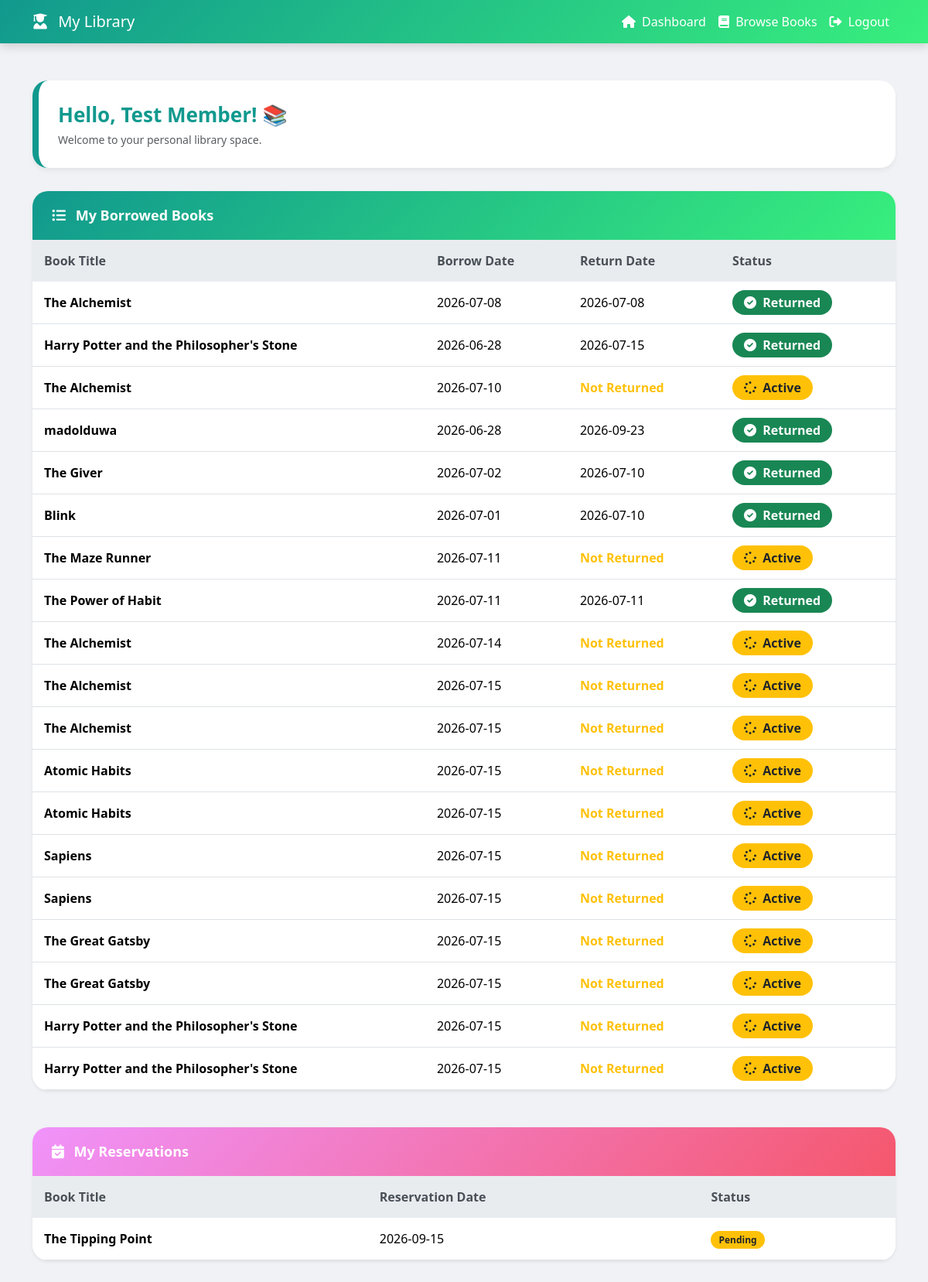
/user_dashboard.php (signed in), run on the app's committed database.
### tables this page shows
CREATE TABLE `reservation` (
  `reservation_id` int(11) NOT NULL,
  `user_id` int(11) NOT NULL,
  `book_id` int(11) NOT NULL,
  `reservation_date` date NOT NULL,
  `status` varchar(20) DEFAULT 'Pending'
);

CREATE TABLE `books` (
  `book_id` int(11) NOT NULL,
  `title` varchar(150) NOT NULL,
  `author` varchar(100) NOT NULL,
  `category_id` int(11) NOT NULL,
  `quantity` int(11) NOT NULL DEFAULT 0,
  `status` varchar(20) DEFAULT 'Good'
);

### user_dashboard.php (the view, shortened to what this page needs)
<?php
include 'config.php';
$user_id = $_SESSION['user_id'];
$my_books = mysqli_query($conn, "SELECT bk.title, b.borrow_date, b.return_date, b.status
                                 FROM Borrow b JOIN Books bk ON b.book_id = bk.book_id
                                 WHERE b.user_id = '$user_id'");
$my_reservations = mysqli_query($conn, "SELECT bk.title, r.reservation_date, r.status
                                       FROM Reservation r
                                       JOIN Books bk ON r.book_id = bk.book_id
                                       WHERE r.user_id = '$user_id'");
?>
<!DOCTYPE html>
<html lang="en">
<head>
    <link href="https://cdn.jsdelivr.net/npm/bootstrap@5.3.3/dist/css/bootstrap.min.css" rel="stylesheet">
    <link rel="stylesheet" href="https://cdnjs.cloudflare.com/ajax/libs/font-awesome/6.0.0/css/all.min.css">
</head>
<body>
    <nav class="navbar navbar-expand-lg">
        <div class="container">
            <a class="navbar-brand" href="user_dashboard.php"><i class="fas fa-user-graduate me-2"></i> My Library</a>
            <div class="collapse navbar-collapse">
                <ul class="navbar-nav ms-auto">
                    <li class="nav-item"><a class="nav-link" href="user_dashboard.php"><i class="fas fa-home me-1"></i> Dashboard</a></li>
                    <li class="nav-item"><a class="nav-link" href="view_books.php"><i class="fas fa-book me-1"></i> Browse Books</a></li>
                    <li class="nav-item"><a class="nav-link text-danger" href="logout.php"><i class="fas fa-sign-out-alt me-1"></i> Logout</a></li>
                </ul>
            </div>
        </div>
    </nav>
    <div class="container mt-5 mb-5">
        <div class="welcome-section">
            <div>
                <div class="welcome-text">Hello, <?php echo $_SESSION['name']; ?>! 📚</div>
                <small class="text-muted">Welcome to your personal library space.</small>
            </div>
        </div>
        <div class="card main-card shadow-sm">
            <div class="card-header">
                <i class="fas fa-list-ul me-2"></i> My Borrowed Books
            </div>
            <div class="card-body p-0">
                <div class="table-responsive">
                    <table class="table table-hover mb-0">
                        <thead>
                            <tr>
                                <th>Book Title</th>
                                <th>Borrow Date</th>
                                <th>Return Date</th>
                                <th>Status</th>
                            </tr>
                        </thead>
                        <tbody>
                            <?php if(mysqli_num_rows($my_books) > 0): ?>
                                <?php while($row = mysqli_fetch_assoc($my_books)): ?>
                                <tr>
                                    <td><b><?php echo $row['title']; ?></b></td>
                                    <td><?php echo $row['borrow_date']; ?></td>
                                    <td>
                                        <?php echo $row['return_date'] ? $row['return_date'] : '<span class="text-warning fw-bold">Not Returned</span>'; ?>
                                    </td>
                                    <td>
                                        <?php if($row['status'] == 'Borrowed'): ?>
                                            <span class="status-badge-active"><i class="fas fa-spinner me-1"></i> Active</span>
                                        <?php else: ?>
                                            <span class="status-badge-returned"><i class="fas fa-check-circle me-1"></i> Returned</span>
                                        <?php endif; ?>
                                    </td>
                                </tr>
                                <?php endwhile; ?>
                            <?php endif; ?>
                        </tbody>
                    </table>
                </div>
            </div>
        </div>
        <div class="card main-card shadow-sm mt-5">
            <div class="card-header" style="background: linear-gradient(135deg, #f093fb 0%, #f5576c 100%);">
                <i class="fas fa-calendar-check me-2"></i> My Reservations
            </div>
            <div class="card-body p-0">
                <div class="table-responsive">
                    <table class="table table-hover mb-0">
                        <thead>
                            <tr>
                                <th>Book Title</th>
                                <th>Reservation Date</th>
                                <th>Status</th>
                            </tr>
                        </thead>
                        <tbody>
                            <?php if(mysqli_num_rows($my_reservations) > 0): ?>
                                <?php while($row = mysqli_fetch_assoc($my_reservations)): ?>
                                <tr>
                                    <td><b><?php echo $row['title']; ?></b></td>
                                    <td><?php echo $row['reservation_date']; ?></td>
                                    <td>
                                        <?php if($row['status'] == 'Completed'): ?>
                                            <span class="res-status-badge completed">Completed</span>
                                        <?php elseif($row['status'] == 'Pending'): ?>
                                            <span class="res-status-badge pending">Pending</span>
                                        <?php elseif($row['status'] == 'Expired'): ?>
                                            <span class="res-status-badge expired">Expired</span>
                                        <?php else: ?>
                                            <span class="res-status-badge cancelled">Cancelled</span>
                                        <?php endif; ?>
                                    </td>
                                </tr>
                                <?php endwhile; ?>
                            <?php else: ?>
                                <tr>
                                    <td colspan="3" class="text-center py-4 text-muted">You have no active reservations.</td>
                                </tr>
                            <?php endif; ?>
                        </tbody>
                    </table>
                </div>
            </div>
        </div>
    </div>
</body>
</html>

### user_dashboard.php (style rules this page uses)
body { background-color: #f0f2f5; font-family: 'Segoe UI', sans-serif; }
.navbar { background: linear-gradient(135deg, #11998e 0%, #38ef7d 100%); box-shadow: 0 4px 12px rgba(0,0,0,0.15); }
.navbar-brand, .nav-link { color: #ffffff !important; font-weight: 500; }
.welcome-section { background: white; padding: 25px; border-radius: 20px; border-left: 8px solid #11998e; box-shadow: 0 4px 6px rgba(0,0,0,0.05); margin-bottom: 30px; display: flex; justify-content: space-between; align-items: center; flex-wrap: wrap; }
.welcome-text { font-size: 26px; font-weight: 700; color: #11998e; }
.main-card { border: none; border-radius: 20px; box-shadow: 0 4px 6px rgba(0,0,0,0.05); overflow: hidden; }
.main-card .card-header { background: linear-gradient(135deg, #11998e 0%, #38ef7d 100%); color: white; border: none; padding: 18px 25px; font-size: 18px; font-weight: 600; }
.table thead th { background: #e9ecef; color: #495057; font-weight: 600; border: none; padding: 15px; }
.table tbody tr { transition: 0.2s; }
.table tbody td { padding: 15px; vertical-align: middle; }
.status-badge-active { background: #ffc107; color: #212529; padding: 5px 15px; border-radius: 20px; font-weight: 600; }
.status-badge-returned { background: #198754; color: white; padding: 5px 15px; border-radius: 20px; font-weight: 600; }
.res-status-badge { padding: 3px 10px; border-radius: 15px; font-size: 12px; font-weight: 600; }
.res-status-badge.pending { background: #ffc107; color: #212529; }

### data on the page
reservation: book.title "The Tipping Point", reservation_date "2026-09-15", status "Pending"

### other printed values
$_SESSION['name'] "Test Member"
$row['title'] "The Alchemist"
$row['borrow_date'] "2026-07-08"
$row['return_date'] "2026-07-08"
$row['title'] "Harry Potter and the Philosopher's Stone"
$row['borrow_date'] "2026-06-28"
$row['return_date'] "2026-07-15"
$row['borrow_date'] "2026-07-10"
$row['title'] "madolduwa"
$row['return_date'] "2026-09-23"
$row['title'] "The Giver"
$row['borrow_date'] "2026-07-02"
$row['return_date'] "2026-07-10"
$row['title'] "Blink"
$row['borrow_date'] "2026-07-01"
